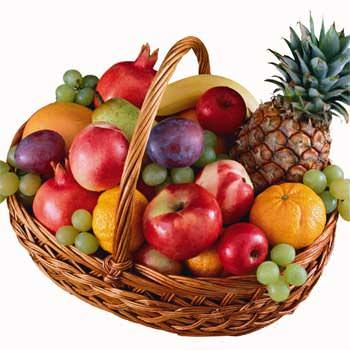
#> input picture 5210411135/image/fruit.jpg, 350 x 350 px, found by its file name
$ python pertemuan-2.py
#> lines starting #> are read from the running program, lines starting #| are printed output that depends on the picture; after the words box and inside, x2 and y2 are one past the last pixel; in counts of white or black regions, pixels touching at a corner belong together
import cv2
import numpy as np

# membaca gambar
img = cv2.imread("D:/Citra Digital Praktik/5210411135/image/fruit.jpg")
#> img is the input picture: shape (350, 350, 3); mean B, G, R 125.1, 143.7, 185.9

# mengkonversi ke grayscale
gray_img = cv2.cvtColor(img, cv2.COLOR_BGR2GRAY)
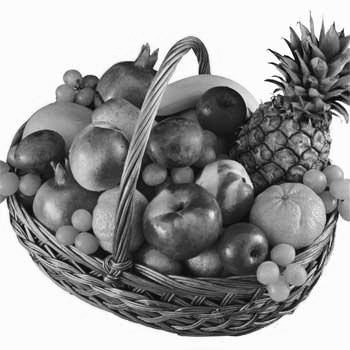
#> gray_img: shape (350, 350); min 0, max 255, mean 154.1
thresholder = 157

# mengkonversi ke b&w dengan numpy
row = len(gray_img)
#> row = 350
column = len(gray_img[0])
#> column = 350

bw_img = np.zeros((row, column))  # pembuatan array kosong

for rw in range(row):
    for cl in range(column):
        if gray_img[rw, cl] <= thresholder:
            bw_img[rw, cl] = 0
        else:
            bw_img[rw, cl] = 1
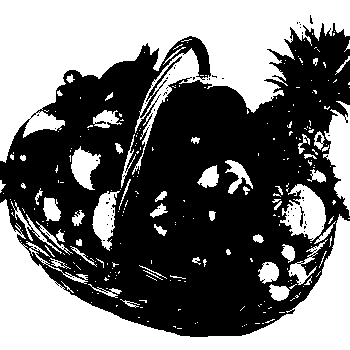
#> bw_img: shape (350, 350) float64; values 0 (black) and 1 (white), 45.6% white; 267 white regions (206 under 20 px), largest, box (x1, y1, x2, y2) and area: (0, 0, 350, 175) 27570, (0, 199, 350, 350) 17216, (323, 101, 350, 216) 1672

# mengkonversi ke b&w dengan opencv
im_bw = cv2.threshold(gray_img, thresholder, 255, cv2.THRESH_BINARY)[1]

# menampilkan gambar
cv2.imshow("Gray Image", gray_img)
cv2.imshow("B&W Image", bw_img)
cv2.imshow("W&B Image", im_bw)
cv2.waitKey()

$ run again, with 5210411135/image/minusbucket.jpg copied over 5210411135/image/fruit.jpg
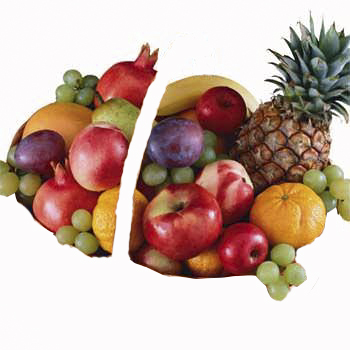
#> input picture 5210411135/image/minusbucket.jpg, 350 x 350 px, found by its file name
#> img is the input picture: shape (350, 350, 3); mean B, G, R 161.3, 172.3, 196.9
#> `gray_img = cv2.cvtColor(img, cv2.COLOR_BGR2GRAY)`:
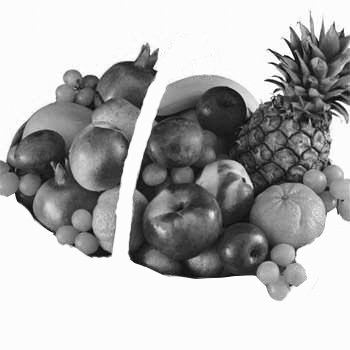
#> gray_img: shape (350, 350); min 0, max 255, mean 178.5
#> row = 350
#> after the loop `for rw in range(row):`:
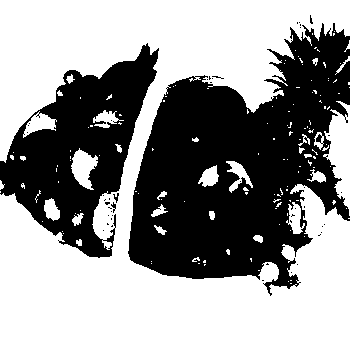
#> bw_img: shape (350, 350) float64; values 0 (black) and 1 (white), 58.6% white; 46 black regions (42 under 20 px), largest, box (x1, y1, x2, y2) and area: (128, 23, 350, 296) 35182, (0, 43, 159, 258) 15418, (113, 193, 119, 203) 26, (111, 202, 116, 213) 25
